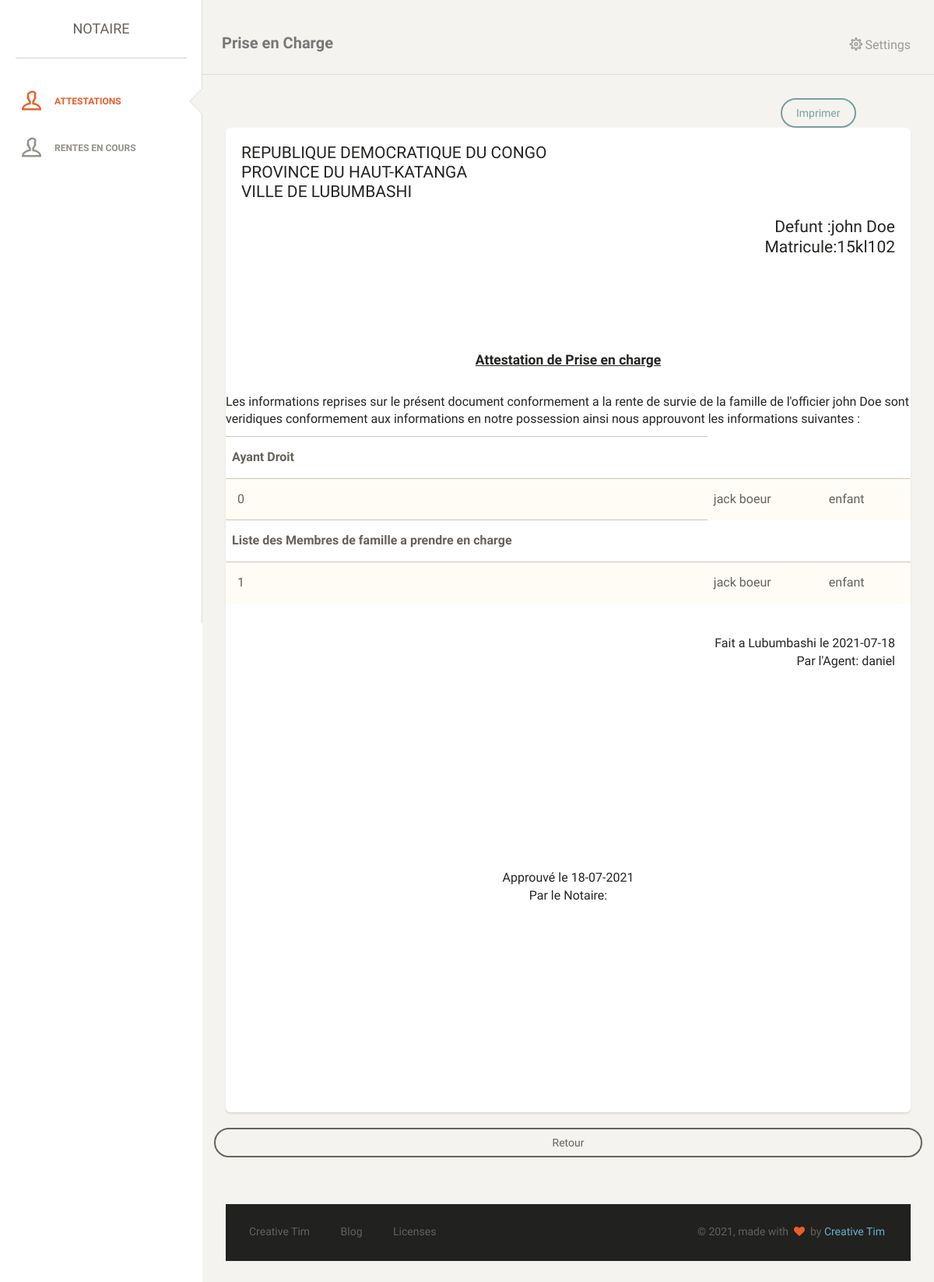
Screenshot of /index.php/Welcome/voirDetailAttestation/1 with the database file from the repository.
### tables this page shows
CREATE TABLE `militaire` (
  `idMilitaire` int(11) NOT NULL,
  `NomMilitaire` varchar(200) NOT NULL,
  `Matricule` varchar(20) NOT NULL,
  `dateNaiss` varchar(100) NOT NULL,
  `villeResidance` varchar(100) NOT NULL
);

CREATE TABLE `membre` (
  `idMembre` int(11) NOT NULL,
  `nomMembre` varchar(200) NOT NULL,
  `dateNMembre` varchar(20) NOT NULL,
  `parente` varchar(20) NOT NULL,
  `Militaire_idMilitaire` int(11) NOT NULL,
  `etat` int(11) NOT NULL
);

CREATE TABLE `rentesurvie` (
  `idRenteSurvie` int(11) NOT NULL,
  `date` varchar(20) NOT NULL,
  `liquidateur` varchar(100) NOT NULL,
  `Militaire_idMilitaire` int(11) NOT NULL,
  `AgentSECAS_idAgentSECAS` int(11) NOT NULL,
  `etatRente` int(11) NOT NULL
);

CREATE TABLE `agentsecas` (
  `idAgentSECAS` int(11) NOT NULL,
  `matriculeAgentSECAS` varchar(500) NOT NULL,
  `provinceAgentSECAS` varchar(500) NOT NULL,
  `Utilisateur_idUtilisateur` int(11) NOT NULL
);

CREATE TABLE `utilisateur` (
  `idUtilisateur` int(11) NOT NULL,
  `nomUtilisateur` varchar(300) NOT NULL,
  `phone` varchar(100) NOT NULL,
  `typeUser` varchar(100) NOT NULL,
  `login` varchar(20) NOT NULL,
  `pwd` varchar(20) NOT NULL
);

CREATE TABLE `attestation` (
  `idAttestation` int(11) NOT NULL,
  `Notaire_idNotaire` int(11) NOT NULL,
  `RenteSurvie_idRenteSurvie` int(11) NOT NULL,
  `etat` int(11) NOT NULL,
  `dateValidation` varchar(30) NOT NULL
);

### application/controllers/Welcome.php (called while the page is built, shortened)
<?php
class Welcome extends CI_Controller {
	public function voirDetailAttestation($id){
		$this->load->model('utilisateur');
		$infos=$this->utilisateur->getInfosRente(array('idRenteSurvie'=>$id))[0];
		$data['membres']=$this->utilisateur->getMembre(array('Militaire_idMilitaire'=>$infos->idMilitaire));
		$n=$this->utilisateur->getMilitaire(array('idMilitaire'=>$infos->idMilitaire));
		$data['militaire']=$n[0];
		$data['id']=$id;
		$i=$this->utilisateur->getNotaireId(array('Utilisateur_idUtilisateur'=>$this->session->id));
		$data['dates']= array('date'=>$infos->date,'dateValidation'=>$infos->dateValidation);
		$data['agent']=$this->utilisateur->getAgent(array('idAgentSECAS'=>$infos->idAgentSECAS));
		$data['notaire']=$this->utilisateur->getNotaire(array('idNotaire'=>$i->idNotaire));
		$a=$this->utilisateur->getMembre(array('idMembre'=>$infos->liquidateur));
		$data['liquid']=$a[0];
		$b['a']=1;
		$this->load->view('notaire/head',$b);
		$this->load->view('notaire/attestation',$data);
		$this->load->view('notaire/footer');
	}
}

### index.php (called while the page is built, shortened)
<?php
require_once BASEPATH.'core/CodeIgniter.php';

### application/models/utilisateur.php (called while the page is built, shortened)
<?php
    class utilisateur extends CI_Model
    {
        	public $utilisateur='utilisateur' ;
        	public $agentsecas='agentsecas';
        	public $notaire='notaire' ;
        	public $militaire='militaire' ;
        	public $membre='membre';
        	public $rentesurvie='rentesurvie' ;
			public $attestation='attestation';
		public function getMilitaire($id){
			$this->db->select('idMilitaire,NomMilitaire,Matricule,dateNaiss');
            $this->db->from($this->militaire);
            $this->db->where($id);
            $query = $this->db->get()->result();
			return $query;
		}
		public function getInfosRente($id){
			$this->db->select('idRenteSurvie,date,NomMilitaire,Matricule,idMilitaire,idAgentSECAS,liquidateur,date,dateValidation');
            $this->db->from($this->rentesurvie);
            $this->db->join($this->militaire, $this->rentesurvie.'.Militaire_idMilitaire = '.$this->militaire.'.idMilitaire');
            $this->db->join($this->agentsecas,$this->rentesurvie.'.AgentSECAS_idAgentSECAS = '.$this->agentsecas.'.idAgentSECAS');
			$this->db->join($this->attestation,$this->rentesurvie.'.idRenteSurvie = '.$this->attestation.'.RenteSurvie_idRenteSurvie');
			$this->db->where($id);
			$query = $this->db->get()->result();
            return $query;
		}
		public function getNotaireId($id){
			$this->db->select('idNotaire');
            $this->db->from($this->notaire);
            $this->db->where($id);
			$res=$this->db->get($this->utilisateur)->result();
            return $res[0];
		}
		public function getAgent($id){
            $this->db->select('idAgentSECAS,matriculeAgentSECAS,provinceAgentSECAS,nomUtilisateur');
            $this->db->from($this->agentsecas);
			$this->db->join($this->utilisateur, $this->utilisateur.'.idUtilisateur='.$this->agentsecas.'.Utilisateur_idUtilisateur');
            $this->db->where($id);
            $res=$this->db->get()->result();
            return $res[0];
        }
        public function getNotaire($id){
            $this->db->select('idNotaire,matriculeNotaire,provinceNotaire,nomUtilisateur');
            $this->db->from($this->notaire);
            $this->db->join($this->utilisateur, $this->utilisateur.'.idUtilisateur='.$this->notaire.'.Utilisateur_idUtilisateur');
            $this->db->where($id);
            $res=$this->db->get()->result();
            return $res[0];
        }
		public function getMembre($id){
			$this->db->select('idMembre,nomMembre,dateNMembre,parente');
            $this->db->from($this->membre);
            $this->db->where($id);
            $query = $this->db->get()->result();
			return $query;
		}
    }?>

### application/views/notaire/attestation.php (the view, shortened to what this page needs)
<div class="content">
<a class="btn btn-primary" href="#" style="margin-left:80%;" onClick="imprimer('rapport_commande')">Imprimer</a>
            <div class="container-fluid">
                <div id="document">
                <div class="row" id="rapport_commande">
                    <div class="col-md-12">
                        <div class="card">
                            <div class="header">
                                <h4 class="title">REPUBLIQUE DEMOCRATIQUE DU CONGO</h4>
                                <h4 class="title">PROVINCE DU HAUT-KATANGA</h4>
                                <h4 class="title">VILLE DE LUBUMBASHI</h4> <br/>
                               <div style="text-align:right"> <h4 class="title" >  Defunt :<?=$militaire->NomMilitaire?><br/>Matricule:<?=$militaire->Matricule?><h4>
                                <br/><br/><br/></div>
                            </div>
                            <u><h5 style="text-align:center"><b>Attestation de Prise en charge</b></h5></u>
                            <div class="content table-responsive table-full-width">
                               <div class=""> <p>Les informations reprises sur le présent document conformement a la rente de survie de la famille de l'officier <?=$militaire->NomMilitaire?> sont veridiques conformement aux informations en notre possession ainsi nous approuvont les informations suivantes :
                                </p></div>
								<div class="">
                                <table class="table table-striped">
                                    <tbody>
                                        <tr><th>Ayant Droit</th></tr>
                                        <tr><td>0</td>
										<td><?= $liquid->nomMembre?></td><td><?=$liquid->parente?></td>
                                        </tr>
                                        <tr><th>Liste des Membres de famille a prendre en charge</th></tr>
										<?php $i=1;foreach ($membres as $membre){?>
                                        <tr>
                                        	<td><?= $i?></td>
                                        	<td><?=$membre->nomMembre?></td>
                                        	<td><?=$membre->parente?></td>
                                        </tr>
                                    <?php $i++;}?>
                                    </tbody>
                                </table></div>
                                <div class="header">
                                    <div style="text-align:right;">
                                    <p> Fait a Lubumbashi le <?= $dates['date']?><br/>Par l'Agent: <?=$agent->nomUtilisateur?><br/><br/><br/><br/><br/><br/><br/><br/><br/><br/><br/><br/></p>
                                    </div>
									<div style="text-align:center;">
                                    <p> Approuvé le  <?= $dates['dateValidation']?><br/> Par le Notaire: <?=$notaire->nomUtilisateur?><br/><br/><br/><br/><br/><br/><br/><br/><br/><br/><br/><br/></p>
                                    </div>
                        </div>
                    </div>
                </div>
                <div class="row">
                    <a type="button" href="<?= site_url('Welcome/listeAttestations');?>" class="btn btn-default btn-block">Retour</a><br/><br/><br/>
                </div>
            </div>
            </div>
        </div>

### rows the page displays
militaire: NomMilitaire "john Doe", Matricule "15kl102"
membre: nomMembre "jack boeur", parente "enfant"
rentesurvie: date "2021-07-18", attestation.dateValidation "18-07-2021"
agentsecas: utilisateur.nomUtilisateur "daniel"
